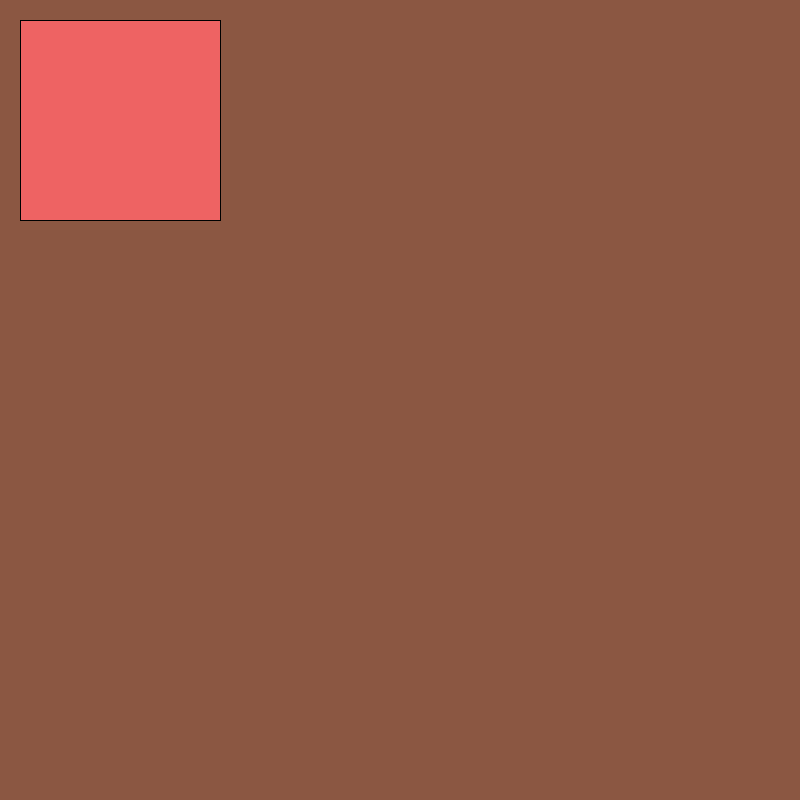
Frame 1 (no input)
Frame 60 (the mouse pressed at the canvas centre just before this capture): identical to frame 1, image omitted
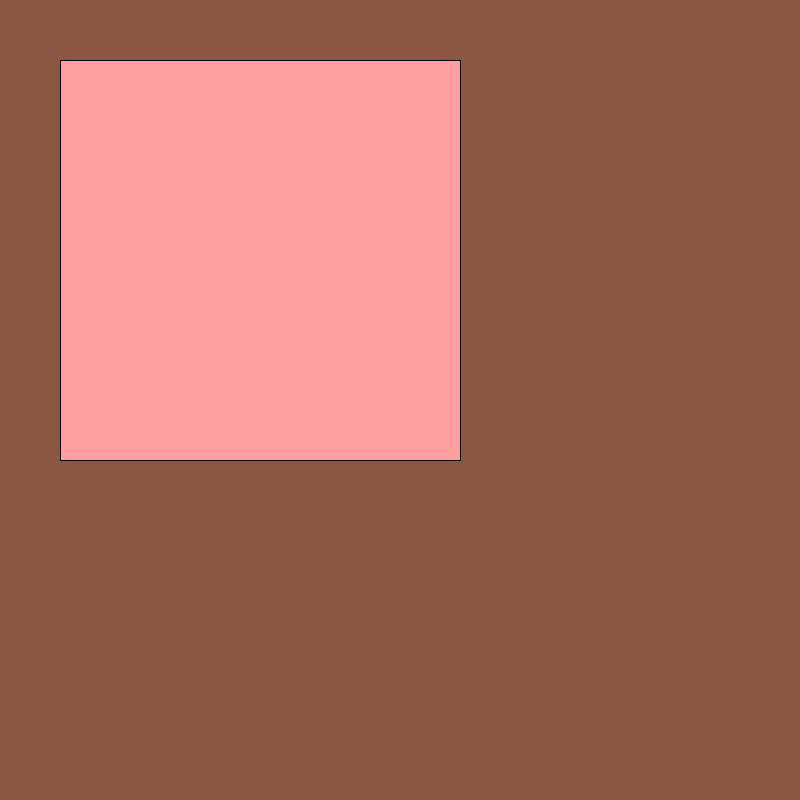
Frame 120 (the mouse held since frame 60 and released just before this capture)

The Processing sketch that drew these frames (run headless with seeded random() and noise(); from frame 60 on, the mouse is pressed at the canvas centre):

// Processing sketch: processing_32412
// ── processing_32412.pde

void setup() {
  size (800,800);
}

void draw () {
  background (139,87,66);
  int r=238;
  int g=99;
  int b=99;
  
  if (mouseY < 200) {
    
  } else {
   r=238;
   g=99;
   b=99;
  }
 
 if (mouseY < 200) {
     fill (r,g,b);
     rect (20,20,200,200);
  } else if(mouseY < 400) {
     fill(r+30,g+30,b+30);
     rect(40,40,300,300);
  } else if (mouseY<600) {
     fill(r+60,g+60,b+60);
     rect(60,60,400,400);
  } else if (mouseY<800 && mouseY>600) {
     fill(r+90,g+90,b+90);
     rect(80,80,600,600);
  }
}

  

 
